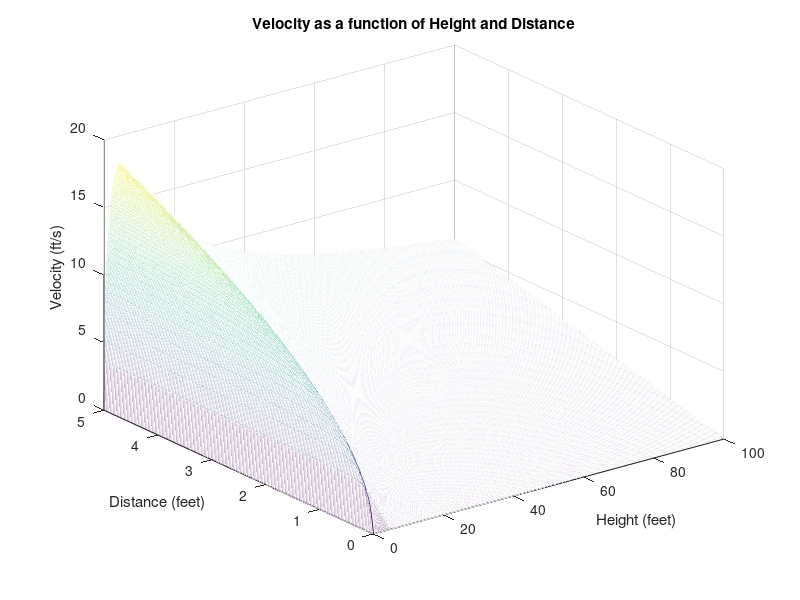
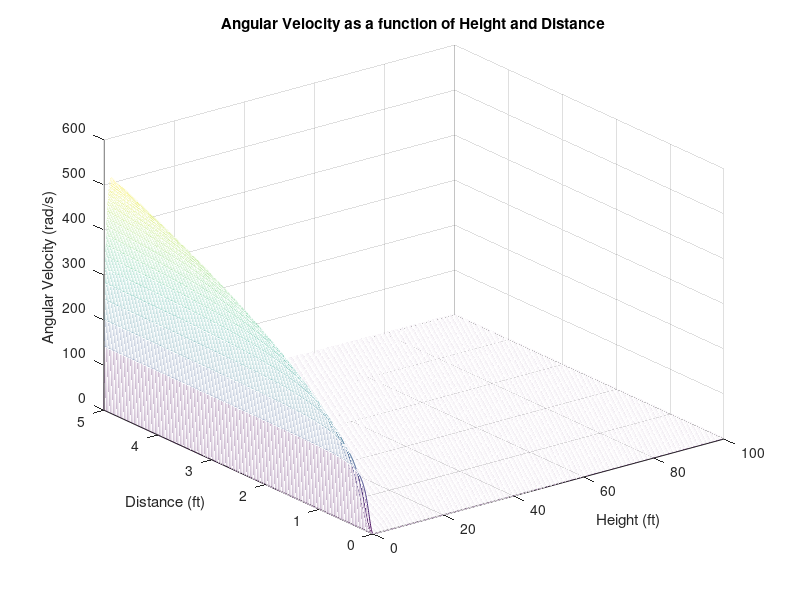
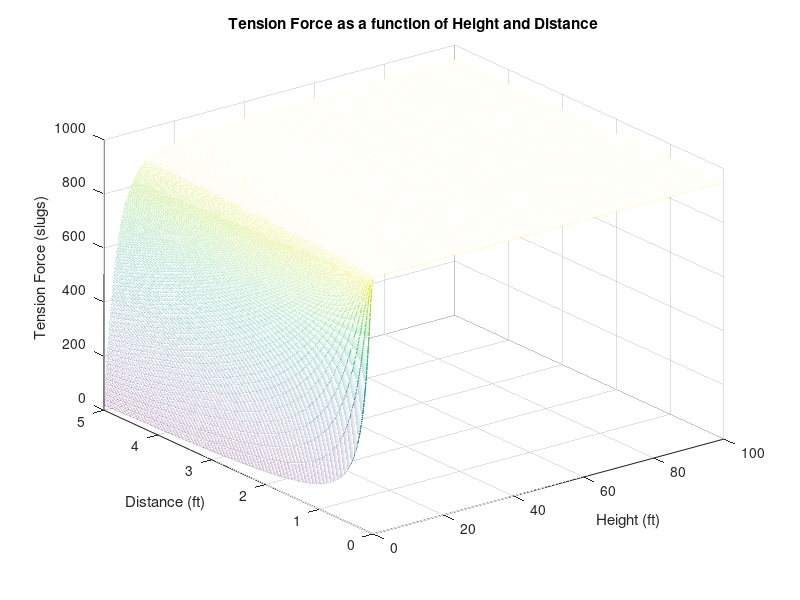

Source code (MATLAB) for these figures, in order:
% Curran Robertson
% A climber falls. Find velocity, angular velocity, and force of rope on
% climber at bottom of fall. Vary height and distance from wall. 
clear all;clc;close all

% Constants
a = 72; % Climber is 72 inches tall
r = 6; % Location of centroid is 6 inches from T
y = 3; % Location of T is 3 inches below centroid
g = 32.2; % acceleration due to gravity in ft/s^2
W = 190; % weight is 190 lbf

% Variables
t = 0.1; % step constant
h = (0:t:100); % height varies from 0 to 100 feet
d = (0:t/20:5); % distance from wall varies from 0 to 5 feet (column vector)

% Create meshgrid for h and d
[H,D] = meshgrid(h,d);

% Derived Constants
m = W/g; % mass
Ig = (1/12)*m*(3*r^2+a^2); % Moment of inertia of a cylinder
rg = sqrt(r^2+y^2); % distance from T to G

% Derived Variables
theta = atan(D./H); % angle
L = H./cos(theta); % length of rope

% Conservation of Energy
V2 = sqrt(4.*H.*g); % velocity at bottom of fall

% Principal of Linear Impulse and Momentum
V2t = V2.*sin(theta); % Velocity in the t-direction after impact

% Conservation of Angular Momentum
wp = ((m*r)/Ig).*sqrt(4.*H.*g) + m*rg.*V2t.*(sin(theta).^2); % angular velocity in k direction after impact

% Sum of the forces in the t-direction
F = m*g.*cos(theta) + m.*V2.^2./L

% Plot Functions vs. h and d
figure

mesh(H,D,V2t)
hold on
grid on
title('Velocity as a function of Height and Distance')
xlabel('Height (feet)')
ylabel('Distance (feet)')
zlabel('Velocity (ft/s)')
%legend
hold off

figure

mesh(H,D,wp)
hold on
grid on
title('Angular Velocity as a function of Height and Distance')
xlabel('Height (ft)')
ylabel('Distance (ft)')
zlabel('Angular Velocity (rad/s)')
%legend
hold off

figure

mesh(H,D,F)
hold on
grid on
title('Tension Force as a function of Height and Distance')
xlabel('Height (ft)')
ylabel('Distance (ft)')
zlabel('Tension Force (slugs)')
%legend
hold off
